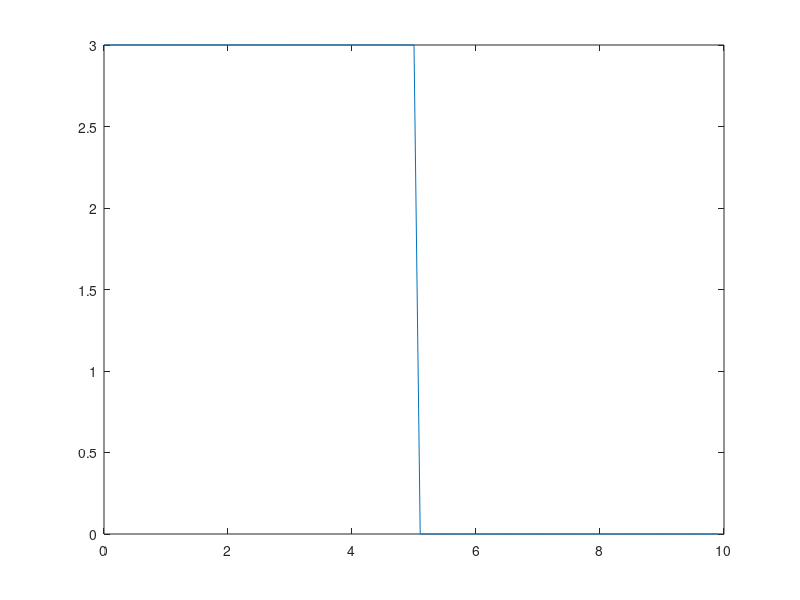

The MATLAB script that drew this image:


close all
clear
clc

% simple step function
u = @(t)  3*(t<5);


time_tot = 10;
delta_t= 0.1;

t= 0;
num_steps= time_tot/delta_t;

data= zeros(num_steps, 2);

for i= 1:num_steps
  x= u(t);
  data(i,:)= [ x , t];
  t= t + delta_t;
end

figure
plot( data(:,2), data(:,1));
